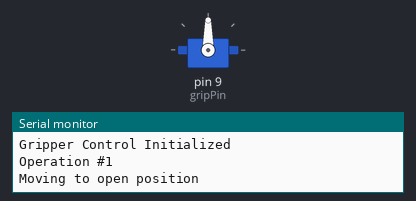
The sketch below on a simulated Arduino Uno, built with avr-gcc and run on an emulated ATmega328P. On the bench: servo, the last lines printed to the serial monitor. At 42.0 s the program stops and its outputs stay as they are.

Above: at 0.05 s.
At 4.0 s:
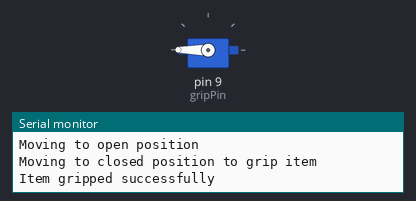
Timing chart, 0 to 9.1 s (numbered marks = the images above):
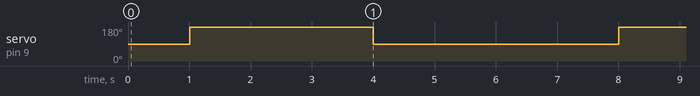

The sketch:

sketch_nov29a.ino
```cpp
#include <Servo.h>  // Include the Servo library

Servo gripperServo;  // Create a Servo object for the gripper

const int gripPin = 9;          // Define the pin where the servo is connected
const int gripOpenAngle = 90;   // Define the angle for the gripper open position
const int gripCloseAngle = 180;  // Define the angle for the gripper closed position (adjust as needed)
const int itemWeight = 300;     // Define the weight of the item (300g)
const int operationCount = 6;   // Define how many times the operation should run

void setup() {
  gripperServo.attach(gripPin);  // Attach the gripper servo to the defined pin
  Serial.begin(9600);            // Start the Serial communication for debugging
  Serial.println("Gripper Control Initialized");
}

void loop() {
  for (int i = 0; i < operationCount; i++) {
    Serial.print("Operation #");
    Serial.println(i + 1);
    pickUpItem();
    delay(2000);  // Wait for 2 seconds
    releaseItem();
    delay(2000);  // Wait for 2 seconds
  }

  // After completing the operations, stop the loop
  Serial.println("Completed all operations");
  while (true) {
    // Infinite loop to stop further actions
  }
}

void pickUpItem() {
  Serial.println("Moving to open position");
  gripperServo.write(gripOpenAngle);  // Move the gripper to the open position
  delay(1000);  // Wait for 1 second to allow the gripper to open

  Serial.println("Moving to closed position to grip item");
  gripperServo.write(gripCloseAngle); // Move the gripper to the closed position
  delay(1000);  // Wait for 1 second to allow the gripper to close around the item

  // Additional code can be added here to lift the gripper if needed
  // For example, moving a second servo or motor to lift the gripper

  Serial.println("Item gripped successfully");
}

void releaseItem() {
  Serial.println("Moving to open position to release item");
  gripperServo.write(gripOpenAngle);  // Move the gripper to the open position
  delay(1000);  // Wait for 1 second to release the item

  Serial.println("Item released successfully");
}
```

Measured:
- by itself, servo on pin 9 (gripPin): alternates 180° for 3.0 s and 90° for 4.0 s
